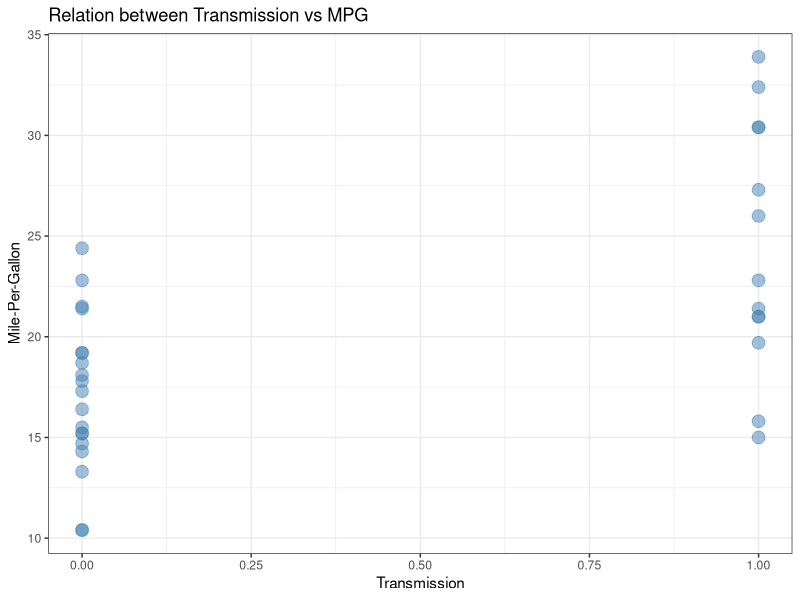
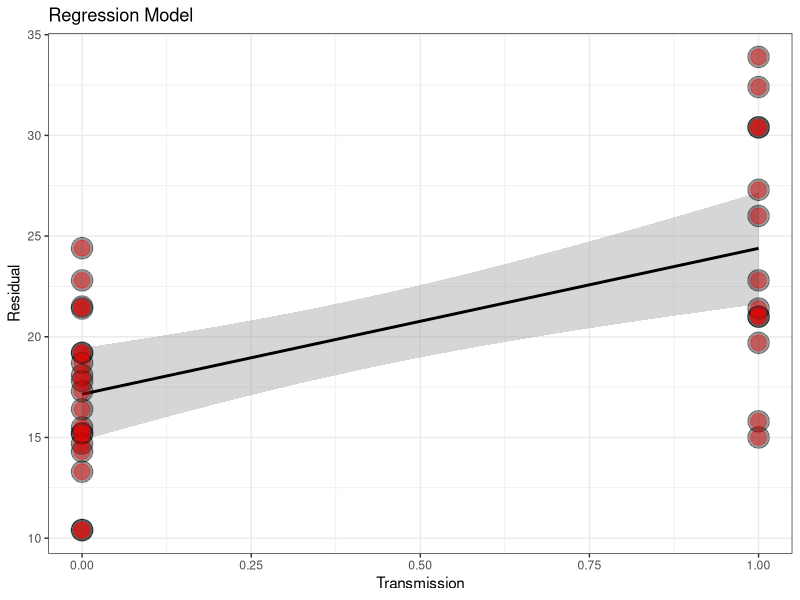
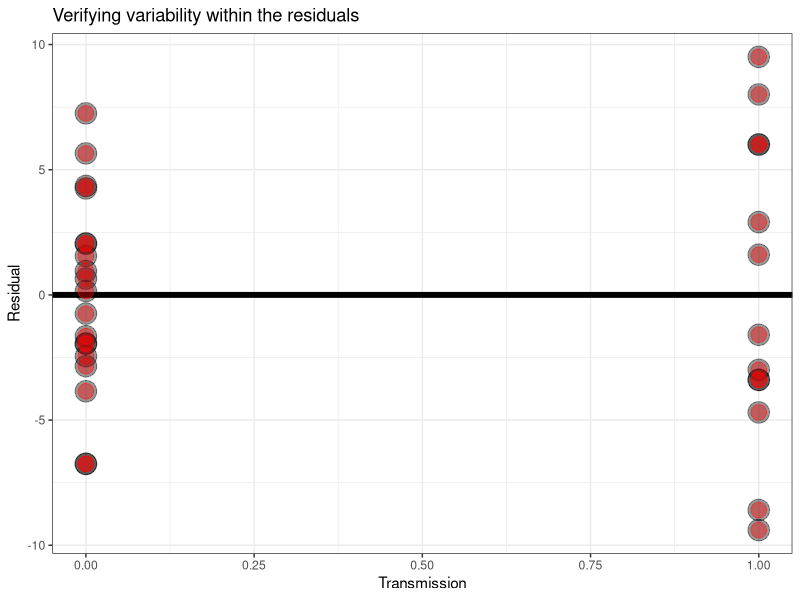

The R script that drew these images, in order:
## ---- chunk 1
#library(dplyr)
#library(tidyr)
library(ggplot2)

data(mtcars)
#carsdata <- tbl_df(mtcars)
## ---- chunk 2
g <- ggplot(mtcars, aes(am, mpg)) +
  geom_point(color = "steelblue", size=4, alpha=1/2) +
  #geom_smooth(size=2, method="lm", formula=mtcars$mpg ~ mtcars$am) +
  xlab("Transmission") +
  ylab("Mile-Per-Gallon") +
  labs(title="Relation between Transmission vs MPG") +
  theme_bw()
g

t.test(mtcars$am, mtcars$mpg, paired=FALSE, var.equal=FALSE)

## ---- chunk 3
cor(mtcars$mpg, mtcars$am)
var(mtcars$mpg, mtcars$am)

# linear regression
fit <- lm(mpg ~ am, data = mtcars)
summary(fit)

sumCoef <- summary(fit)$coefficients
sumCoef[2,1] + c(-1, 1) * qt(.975, df = fit$df) * sumCoef[2, 2]

#fit <- lm(mpg ~ am -1, data = mtcars)
#summary(fit)
## ---- chunk 4
g = ggplot(data = mtcars, aes(x = am, y = mpg)) +
  geom_smooth(method = "lm", colour = "black") + # linear model regression
  geom_point(size = 7, colour = "black", alpha = 0.4) + # black contour
  geom_point(size = 5, colour = "red", alpha = 0.4) + # red center
  xlab("Transmission") +
  ylab("Residual") +
  labs(title="Regression Model") +
  theme_bw()
g
## ---- chunk 5
g = ggplot(data = mtcars, aes(x = am, y = resid(lm(mpg ~ am))) ) +
  geom_hline(yintercept = 0, size = 2) +
  geom_point(size = 7, colour = "black", alpha = 0.4) + # black contour
  geom_point(size = 5, colour = "red", alpha = 0.4) + # red center
  xlab("Transmission") +
  ylab("Residual") +
  labs(title="Verifying variability within the residuals") +
  theme_bw()
g

# Validaiting the residuals mean to be 0:
mean(resid(lm(mpg ~ am, data = mtcars)))
